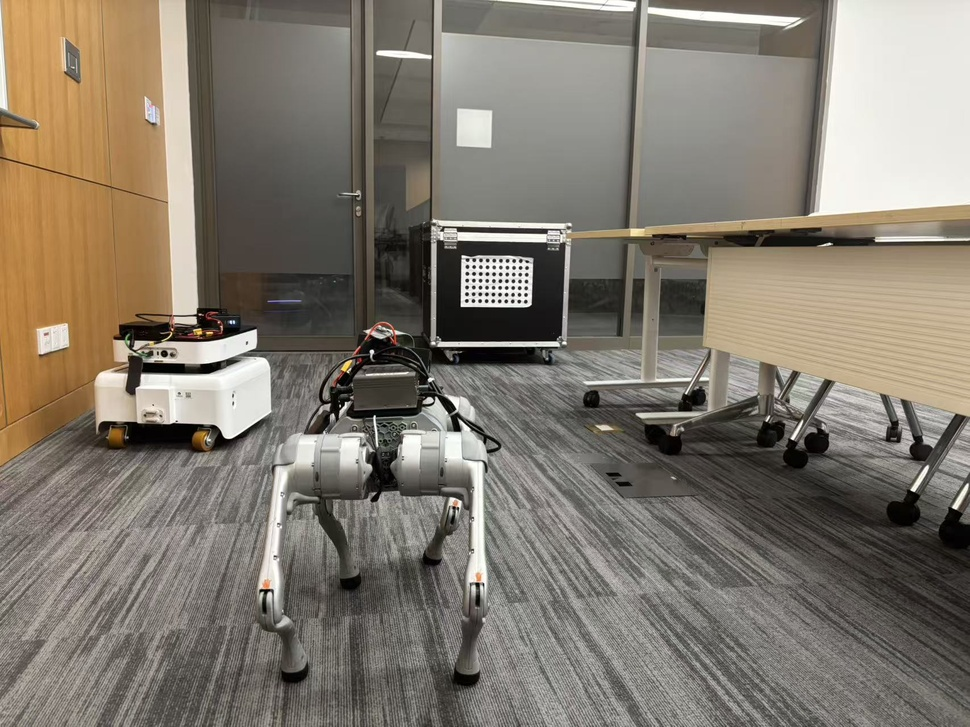
#> input picture media/image/calibration.jpg, 970 x 727 px, shrunk from 1707 x 1280 before the run
$ python calibrate_camera_offset_via_board.py --reference-image ../../media/image/calibration.jpg --other-image ../../media/image/example_experiment.jpg --rows 5 --cols 5 --spacing-m 1.0 --reference-fx 1.0 --reference-fy 1.0 --reference-cx 1.0 --reference-cy 1.0 --other-fx 1.0 --other-fy 1.0 --other-cx 1.0 --other-cy 1.0 --output out.png
#> lines starting #> are read from the running program, lines starting #| are printed output that depends on the picture
#!/usr/bin/env python3
"""Computes a --offset-file for calibrate_shared_frame.py from a shared
calibration board seen by both robots' cameras from different positions.

calibrate_shared_frame.py's default (no --offset-file) assumes the two
robots were physically coincident (same position and orientation) at the
sync instant. That assumption does not hold when the robots are placed at
different spots around a shared calibration target instead -- this script
covers that case: each robot's own RGB frame is used to solve the board's
pose in that camera's own optical frame via PnP (a symmetric circle grid,
detected with cv2.findCirclesGrid), and the two per-camera board poses are
composed into the one fixed transform calibrate_shared_frame.py's
--offset-file expects: T_referenceCamera_otherCamera (the reference robot's
camera frame to the other robot's camera frame, at the instant both images
were captured).

Caveat, stated plainly: both PnP solves use each robot's own COLOR optical
frame intrinsics (matching what was used to capture the calibration image),
and the resulting offset is between the two cameras' COLOR optical frames.
This is only exactly correct if each robot's published `pose.shared_T_camera`
also represents its color optical frame's pose -- confirmed for the yunji
D405 path (see MEASURED_T_BASE_LINK_CAMERA_D405's derivation), NOT
independently re-verified for wsj's TinyNav sender here. If wsj's pose
stream actually represents a different frame (e.g. depth optical), this
offset carries a fixed, uncorrected error equal to that frame's difference
from the color optical frame.

The two images must be captured close enough in time that neither robot
moved meaningfully between them -- this script does not check that; the
caller is responsible for capturing them together, the same operational
requirement calibrate_shared_frame.py itself has for its two pose readings.
"""

from __future__ import annotations

import argparse
import json

import cv2
import numpy as np


def build_object_points(rows: int, cols: int, spacing_m: float) -> np.ndarray:
    """Object points for a symmetric circle grid, board frame at Z=0,
    origin at the first (top-left) circle, X increasing along a row."""
    points = np.zeros((rows * cols, 3), dtype=np.float64)
    for r in range(rows):
        for c in range(cols):
            points[r * cols + c] = (c * spacing_m, r * spacing_m, 0.0)
    return points


def canonicalize_grid_centers(centers: np.ndarray) -> tuple[np.ndarray, bool]:
    """Make the image's upper-left diagonal endpoint the grid origin.

    A symmetric circle grid is unchanged by a 180-degree rotation, and
    ``findCirclesGrid`` can therefore reverse all 70 centers between otherwise
    identical frames.  The robots observe the same face of an upright board,
    so anchoring the ordering to the image diagonal removes that frame-to-frame
    flip without operator-selected points.
    """
    points = np.asarray(centers, dtype=np.float32).reshape(-1, 2)
    first_key = (float(points[0].sum()), float(points[0, 1]), float(points[0, 0]))
    last_key = (float(points[-1].sum()), float(points[-1, 1]), float(points[-1, 0]))
    reversed_order = first_key > last_key
    if reversed_order:
        points = points[::-1].copy()
    return points.reshape(-1, 1, 2), reversed_order


def minimum_axis_median_spacing_px(
    centers: np.ndarray,
    *,
    rows: int,
    cols: int,
) -> float:
    """Return a conservative image-resolution score for a detected grid.

    Planar PnP can report a very small reprojection error even when a distant
    board occupies too few pixels for its normal to be repeatable.  The lower
    of the horizontal and vertical median neighbour spacings captures that
    failure mode without depending on the physical dot diameter.
    """

    if rows < 2 or cols < 2:
        raise ValueError("circle-grid quality requires at least 2 rows and 2 columns")
    points = np.asarray(centers, dtype=np.float64).reshape(rows, cols, 2)
    horizontal = np.linalg.norm(points[:, 1:] - points[:, :-1], axis=2)
    vertical = np.linalg.norm(points[1:] - points[:-1], axis=2)
    return float(min(np.median(horizontal), np.median(vertical)))


def find_board_pose(
    image_path: str,
    rows: int,
    cols: int,
    spacing_m: float,
    K: np.ndarray,
    dist: np.ndarray,
    *,
    min_adjacent_spacing_px: float = 0.0,
) -> np.ndarray:
    """Returns T_camera_board (4x4) by detecting a symmetric circle grid and
    solving PnP. Tries both (cols, rows) and (rows, cols) as OpenCV's
    patternSize, since "7x10" from a verbal description doesn't pin down
    which axis is rows vs. columns in image space.
    """
#> called with image_path = '../../media/image/calibration.jpg', rows = 5, cols = 5, spacing_m = 1, K = array of shape (3, 3), dist = array of shape (5,), min_adjacent_spacing_px = 0
    image = cv2.imread(image_path)
#> image is the input picture: shape (727, 970, 3); mean B, G, R 110.5, 122.1, 129.9
    if image is None:
        raise SystemExit(f"could not read image: {image_path}")
    gray = cv2.cvtColor(image, cv2.COLOR_BGR2GRAY)
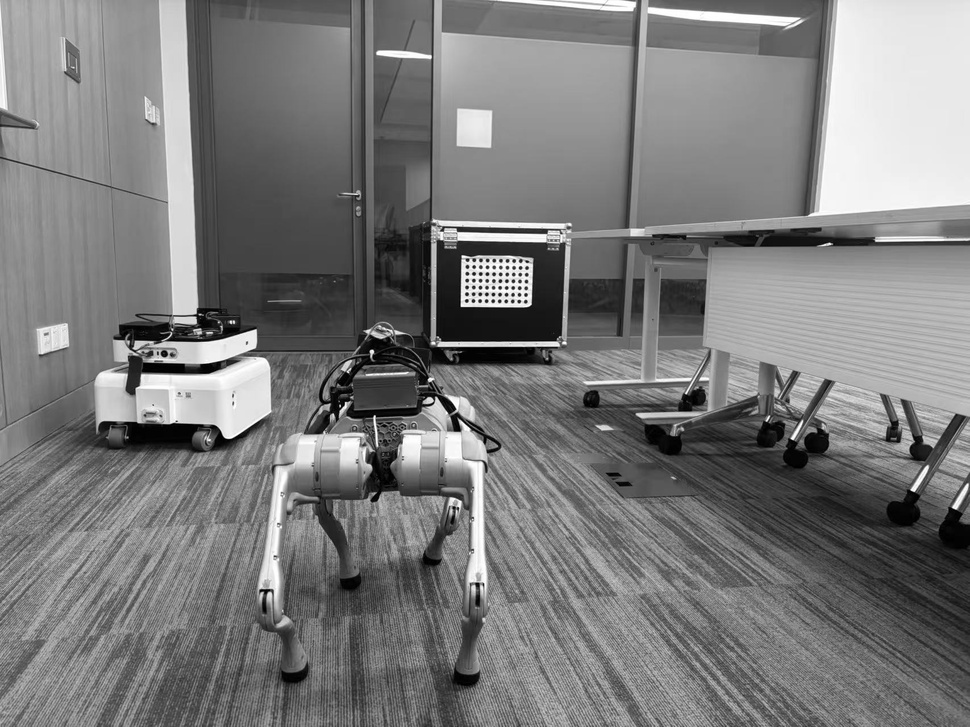
#> gray: shape (727, 970); min 0, max 255, mean 123.1

    # Keep the original 4x/default attempt first so previously accepted
    # evidence is solved exactly as before.  A closer board can produce many
    # carpet/IR blob candidates at 4x, while Odin's wider image needs OpenCV's
    # clustering pass to isolate the board.  The 2x fallbacks cover both cases
    # without cropping or operator-selected points.
    default_detector_attempts = (
        (4.0, cv2.CALIB_CB_SYMMETRIC_GRID, "default", False),
        (2.0, cv2.CALIB_CB_SYMMETRIC_GRID, "default", False),
        (
            4.0,
            cv2.CALIB_CB_SYMMETRIC_GRID | cv2.CALIB_CB_CLUSTERING,
            "clustering",
            False,
        ),
        (
            2.0,
            cv2.CALIB_CB_SYMMETRIC_GRID | cv2.CALIB_CB_CLUSTERING,
            "clustering",
            False,
        ),
    )
    # RealSense infra1 calibration frames can contain high-contrast dark
    # circles whose size/threshold range falls outside OpenCV's default
    # SimpleBlobDetector profile.
    infrared_detector_attempts = (
        (2.0, cv2.CALIB_CB_SYMMETRIC_GRID, "dark-infrared", True),
        (1.0, cv2.CALIB_CB_SYMMETRIC_GRID, "dark-infrared", True),
    )
    # WSJ's native infra1 JPEG decodes with three identical channels.  Try its
    # purpose-built detector first: the generic 4x clustering pass is both
    # less reliable under projector speckle and needlessly slow.  Preserve the
    # historical ordering for true colour frames from Yunji.
    is_native_monochrome = bool(
        np.array_equal(image[:, :, 0], image[:, :, 1])
        and np.array_equal(image[:, :, 0], image[:, :, 2])
    )
#> is_native_monochrome = False
    detector_attempts = (
        infrared_detector_attempts + default_detector_attempts
        if is_native_monochrome
        else default_detector_attempts + infrared_detector_attempts
    )
#> detector_attempts = ((4, 1, 'default', False), (2, 1, 'default', False), (4, 5, 'clustering', False), (2, 5, 'clustering', False), (2, 1, 'dark-infrared', True), (1, 1, 'dark-infrared', True))
    if min_adjacent_spacing_px < 0.0:
        raise ValueError("min_adjacent_spacing_px must be non-negative")
    scaled_images: dict[float, np.ndarray] = {}
    best_rejected_spacing_px: float | None = None
    for upscale, flags, detector_name, use_dark_blob_detector in detector_attempts:
        # A different blob profile cannot increase the physical pixel spacing
        # of a grid that was already detected and rejected as too small.
        if use_dark_blob_detector and best_rejected_spacing_px is not None:
            continue
        upscaled = scaled_images.setdefault(
            upscale,
            cv2.resize(
                gray,
                None,
                fx=upscale,
                fy=upscale,
                interpolation=cv2.INTER_CUBIC,
            ),
        )
        blob_detector = None
        if use_dark_blob_detector:
            params = cv2.SimpleBlobDetector_Params()
            params.minThreshold = 5
            # The D435i dot projector can lift the apparent intensity of the
            # printed black circles well above the old value of 55.  Keep the
            # dark-blob colour gate and area gate, but sweep far enough to
            # retain those illuminated circles in native infra1 frames.
            params.maxThreshold = 180
            params.thresholdStep = 5
            params.filterByArea = True
            # Reject the much smaller projected/carpet speckles before grid
            # clustering; retained board dots remain comfortably above this
            # scale-normalized area in the accepted >=7 px-spacing captures.
            params.minArea = 20 * upscale * upscale
            params.maxArea = 500 * upscale * upscale
            params.filterByColor = True
            params.blobColor = 0
            params.filterByCircularity = False
            params.filterByConvexity = False
            params.filterByInertia = False
            params.minDistBetweenBlobs = 4 * upscale
            blob_detector = cv2.SimpleBlobDetector_create(params)
        for pattern_size in ((cols, rows), (rows, cols)):
            if blob_detector is None:
                found, centers = cv2.findCirclesGrid(
                    upscaled, pattern_size, flags=flags
                )
            else:
                found, centers = cv2.findCirclesGrid(
                    upscaled,
                    pattern_size,
                    flags=flags,
                    blobDetector=blob_detector,
                )
            if not found:
                continue
            centers = centers / upscale
            centers, reversed_order = canonicalize_grid_centers(centers)
            actual_cols, actual_rows = pattern_size
            spacing_px = minimum_axis_median_spacing_px(
                centers,
                rows=actual_rows,
                cols=actual_cols,
            )
            if spacing_px < min_adjacent_spacing_px:
                best_rejected_spacing_px = max(
                    spacing_px,
                    best_rejected_spacing_px
                    if best_rejected_spacing_px is not None
                    else spacing_px,
                )
                continue
            object_points = build_object_points(actual_rows, actual_cols, spacing_m)
            ok, rvec, tvec = cv2.solvePnP(object_points, centers, K, dist)
            if not ok:
                raise SystemExit(f"{image_path}: circle grid found but solvePnP failed")
            R, _ = cv2.Rodrigues(rvec)
            T = np.eye(4)
            T[:3, :3] = R
            T[:3, 3] = tvec.reshape(-1)
            print(
                f"{image_path}: detected {pattern_size[0]}x{pattern_size[1]} grid "
                f"with {detector_name}/{upscale:g}x, board is "
                f"{np.linalg.norm(tvec):.3f}m from the camera, "
                f"ordering_reversed={str(reversed_order).lower()}, "
                f"minimum_axis_median_spacing_px={spacing_px:.3f}"
            )
            return T
#> this loop made 2 passes
#> (upscale, flags, detector_name, use_dark_blob_detector) on pass 2: (2, 1, 'default', False)
#| ../../media/image/calibration.jpg: detected 5x5 grid with default/2x, board is 81.650m from the camera, ordering_reversed=false, minimum_axis_median_spacing_px=6.581
    if best_rejected_spacing_px is not None:
        raise SystemExit(
            f"{image_path}: BOARD_TOO_SMALL: detected the complete grid, but "
            f"minimum median adjacent-dot spacing was "
            f"{best_rejected_spacing_px:.3f}px; require at least "
            f"{min_adjacent_spacing_px:.3f}px. Move the board closer to both "
            "cameras and retry."
        )
    raise SystemExit(
        f"{image_path}: could not detect a {rows}x{cols} symmetric circle grid "
        f"(tried both axis orderings) -- is the full board visible and undistorted "
        f"enough for detection?"
    )


def main() -> int:
    parser = argparse.ArgumentParser(description=__doc__)
    parser.add_argument(
        "--reference-image",
        required=True,
        help="RGB frame from the reference robot's camera (e.g. wsj)",
    )
    parser.add_argument(
        "--other-image",
        required=True,
        help="RGB frame from the other robot's camera (e.g. yunji), "
        "captured at the same time as --reference-image",
    )
    parser.add_argument("--rows", type=int, required=True)
    parser.add_argument("--cols", type=int, required=True)
    parser.add_argument(
        "--spacing-m",
        type=float,
        required=True,
        help="distance between adjacent circle centers, in metres",
    )
    parser.add_argument("--reference-fx", type=float, required=True)
    parser.add_argument("--reference-fy", type=float, required=True)
    parser.add_argument("--reference-cx", type=float, required=True)
    parser.add_argument("--reference-cy", type=float, required=True)
    parser.add_argument(
        "--reference-dist",
        type=float,
        nargs="*",
        default=[0.0] * 5,
        help="reference camera's distortion coefficients (k1 k2 p1 p2 k3); "
        "default zero (already-rectified stream)",
    )
    parser.add_argument("--other-fx", type=float, required=True)
    parser.add_argument("--other-fy", type=float, required=True)
    parser.add_argument("--other-cx", type=float, required=True)
    parser.add_argument("--other-cy", type=float, required=True)
    parser.add_argument("--other-dist", type=float, nargs="*", default=[0.0] * 5)
    parser.add_argument(
        "--min-adjacent-spacing-px",
        type=float,
        default=0.0,
        help=(
            "reject a detected grid when the lower horizontal/vertical median "
            "neighbour spacing is smaller than this many pixels"
        ),
    )
    parser.add_argument("--output", required=True)
    args = parser.parse_args()
    if args.min_adjacent_spacing_px < 0.0:
        parser.error("--min-adjacent-spacing-px must be non-negative")

    K_ref = np.array(
        [
            [args.reference_fx, 0, args.reference_cx],
            [0, args.reference_fy, args.reference_cy],
            [0, 0, 1.0],
        ]
    )
    K_other = np.array(
        [
            [args.other_fx, 0, args.other_cx],
            [0, args.other_fy, args.other_cy],
            [0, 0, 1.0],
        ]
    )
    dist_ref = np.array(args.reference_dist, dtype=np.float64)
    dist_other = np.array(args.other_dist, dtype=np.float64)

    T_ref_board = find_board_pose(
        args.reference_image,
        args.rows,
        args.cols,
        args.spacing_m,
        K_ref,
        dist_ref,
        min_adjacent_spacing_px=args.min_adjacent_spacing_px,
    )
#> T_ref_board = [[1, -0.0294, -5.09e-05, 70.97], [0.0294, 1, -4.21e-06, 40.37], [5.1e-05, 2.71e-06, 1, 0.148], [0, 0, 0, 1]]
    T_other_board = find_board_pose(
        args.other_image,
        args.rows,
        args.cols,
        args.spacing_m,
        K_other,
        dist_other,
        min_adjacent_spacing_px=args.min_adjacent_spacing_px,
    )
#> call 2 of find_board_pose, with image_path = '../../media/image/example_experiment.jpg', rows = 5, cols = 5, spacing_m = 1, K = array of shape (3, 3), dist = array of shape (5,), min_adjacent_spacing_px = 0
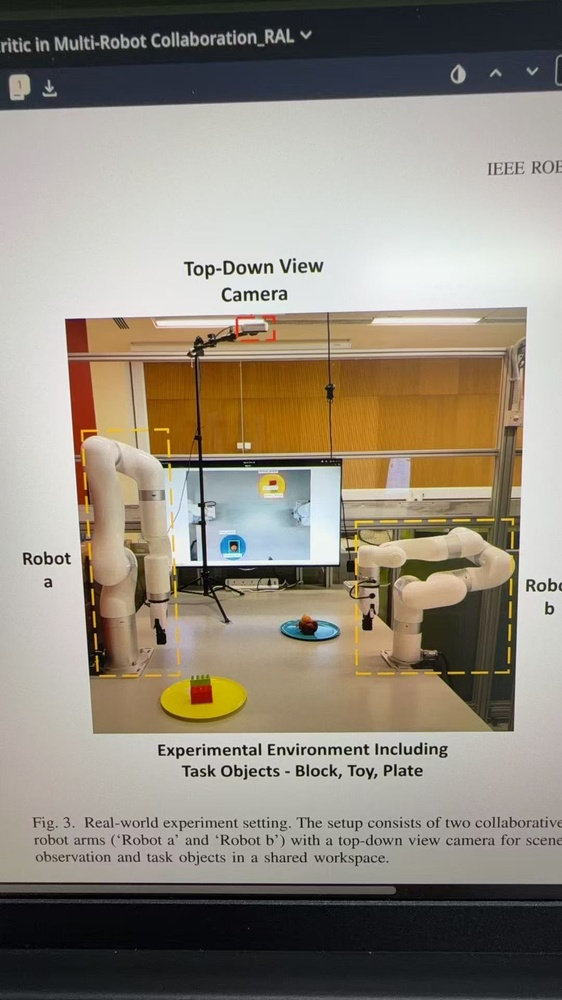
#> input picture media/image/example_experiment.jpg, 562 x 1000 px, shrunk from 1080 x 1920 before the run
#> in find_board_pose, image is the input picture: shape (1000, 562, 3); mean B, G, R 125.2, 138.1, 146.1
#> in find_board_pose (call 2), `gray = cv2.cvtColor(image, cv2.COLOR_BGR2GRAY)`:
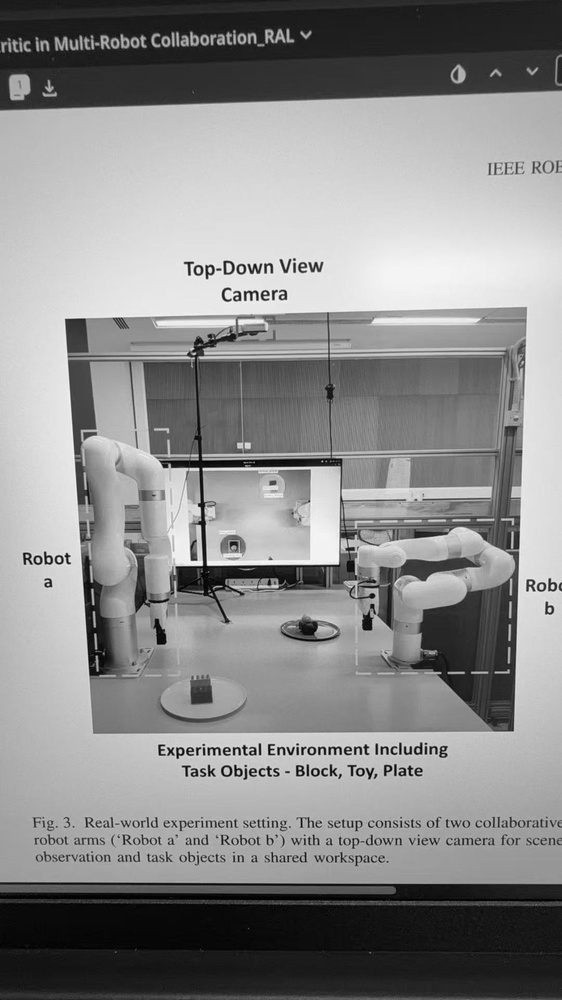
#> gray: shape (1000, 562); min 0, max 251, mean 139
#> the loop in find_board_pose (call 2), `for upscale, flags, detector_name, use_dark_blob_detector in detector_..` made 6 passes

    T_ref_other = T_ref_board @ np.linalg.inv(T_other_board)

    translation = T_ref_other[:3, 3]
    print(
        f"\nT_reference_camera_other_camera: translation={np.round(translation, 4).tolist()} m, "
        f"distance={np.linalg.norm(translation):.3f}m"
    )

    with open(args.output, "w", encoding="utf-8") as handle:
        json.dump({"matrix": T_ref_other.reshape(-1).tolist()}, handle, indent=2)
    print(f"wrote {args.output}")
    return 0


if __name__ == "__main__":
#> (the run stopped early here; a loop or call above may not have finished)
